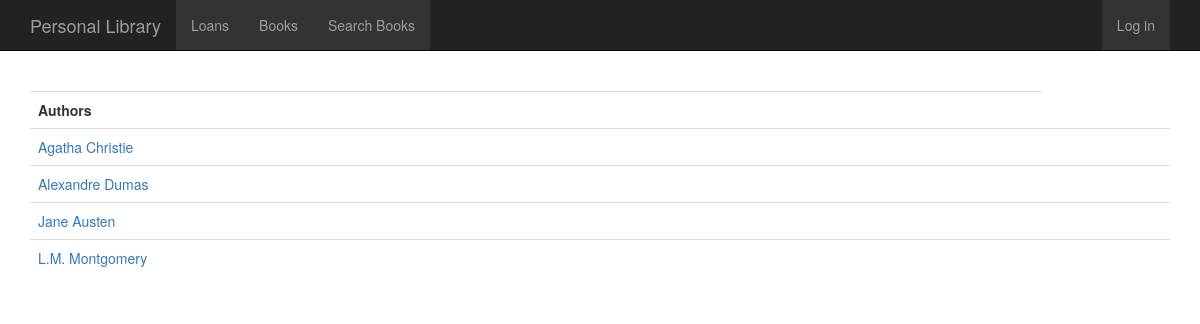
Page /author/ on the committed database.
### libraryapp/models.py (models this page shows)
class Author(models.Model):
	author = models.CharField(max_length=2000, null=True)

### libraryapp/views.py (the view)
# urls.py: url(r'^author/$', AuthorList.as_view(), name='author_list'),
class AuthorList(ListView):
    model = Author
    ordering = ['author']

### libraryapp/templates/libraryapp/author_list.html (shortened to what this page needs)
{% extends 'libraryapp/base.html' %}
{% load staticfiles %}
{% block content %}
   <div class="container">
    <br>
    <table class="table">
      <tr>
      	<th>Authors</th>
      </tr>
      {% if object_list %}
        {% for author in object_list %}
        <tr>
          <td><a href="/author/{{author.id}}">{{author.author}}</a></td>
          <td>
        </tr>
        {% endfor %}
      {% endif %}
    </table>
  </div>
</div>
{% endblock %}

### rows in the picture
Author: author "Agatha Christie"
Author: author "Alexandre Dumas"
Author: author "Jane Austen"
Author: author "L.M. Montgomery"
